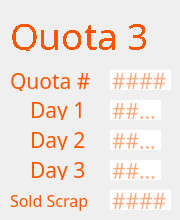
     <widget class="QWidget" name="page_3">
      <widget class="QLineEdit" name="q3d3">
       <property name="geometry">
        <rect>
         <x>110</x>
         <y>160</y>
         <width>51</width>
         <height>20</height>
        </rect>
       </property>
       <property name="font">
        <font>
         <family>IBM 3270</family>
         <pointsize>16</pointsize>
        </font>
       </property>
       <property name="styleSheet">
        <string notr="true">color: rgb(253, 85, 0);
                                    border: none;</string>
       </property>
       <property name="maxLength">
        <number>4</number>
       </property>
       <property name="placeholderText">
        <string>####</string>
       </property>
      </widget>
      <widget class="QLabel" name="label_16">
       <property name="geometry">
        <rect>
         <x>30</x>
         <y>100</y>
         <width>61</width>
         <height>20</height>
        </rect>
       </property>
       <property name="font">
        <font>
         <family>IBM 3270</family>
         <pointsize>16</pointsize>
        </font>
       </property>
       <property name="styleSheet">
        <string notr="true">color: rgb(253, 85, 0);
                                    border: none;</string>
       </property>
       <property name="text">
        <string>Day 1</string>
       </property>
      </widget>
      <widget class="QLabel" name="label_18">
       <property name="geometry">
        <rect>
         <x>30</x>
         <y>130</y>
         <width>61</width>
         <height>20</height>
        </rect>
       </property>
       <property name="font">
        <font>
         <family>IBM 3270</family>
         <pointsize>16</pointsize>
        </font>
       </property>
       <property name="styleSheet">
        <string notr="true">color: rgb(253, 85, 0);
                                    border: none;</string>
       </property>
       <property name="text">
        <string>Day 2</string>
       </property>
      </widget>
      <widget class="QLabel" name="label_14">
       <property name="geometry">
        <rect>
         <x>30</x>
         <y>160</y>
         <width>61</width>
         <height>20</height>
        </rect>
       </property>
       <property name="font">
        <font>
         <family>IBM 3270</family>
         <pointsize>16</pointsize>
        </font>
       </property>
       <property name="styleSheet">
        <string notr="true">color: rgb(253, 85, 0);
                                    border: none;</string>
       </property>
       <property name="text">
        <string>Day 3</string>
       </property>
      </widget>
      <widget class="QLineEdit" name="q3d2">
       <property name="geometry">
        <rect>
         <x>110</x>
         <y>130</y>
         <width>51</width>
         <height>20</height>
        </rect>
       </property>
       <property name="font">
        <font>
         <family>IBM 3270</family>
         <pointsize>16</pointsize>
        </font>
       </property>
       <property name="styleSheet">
        <string notr="true">color: rgb(253, 85, 0);
                                    border: none;</string>
       </property>
       <property name="maxLength">
        <number>4</number>
       </property>
       <property name="placeholderText">
        <string>####</string>
       </property>
      </widget>
      <widget class="QLineEdit" name="q3d1">
       <property name="geometry">
        <rect>
         <x>110</x>
         <y>100</y>
         <width>51</width>
         <height>20</height>
        </rect>
       </property>
       <property name="font">
        <font>
         <family>IBM 3270</family>
         <pointsize>16</pointsize>
         <weight>50</weight>
         <bold>false</bold>
        </font>
       </property>
       <property name="styleSheet">
        <string notr="true">color: rgb(253, 85, 0);
                                    border: none;</string>
       </property>
       <property name="inputMethodHints">
        <set>Qt::ImhNone</set>
       </property>
       <property name="text">
        <string/>
       </property>
       <property name="maxLength">
        <number>4</number>
       </property>
       <property name="readOnly">
        <bool>false</bool>
       </property>
       <property name="placeholderText">
        <string>####</string>
       </property>
      </widget>
      <widget class="QLabel" name="label_17">
       <property name="geometry">
        <rect>
         <x>10</x>
         <y>70</y>
         <width>81</width>
         <height>21</height>
        </rect>
       </property>
       <property name="font">
        <font>
         <family>IBM 3270</family>
         <pointsize>16</pointsize>
        </font>
       </property>
       <property name="styleSheet">
        <string notr="true">color: rgb(253, 85, 0);</string>
       </property>
       <property name="text">
        <string>Quota #</string>
       </property>
      </widget>
      <widget class="QLabel" name="label_19">
       <property name="geometry">
        <rect>
         <x>10</x>
         <y>10</y>
         <width>151</width>
         <height>41</height>
        </rect>
       </property>
       <property name="sizePolicy">
        <sizepolicy hsizetype="Fixed" vsizetype="Fixed">
         <horstretch>0</horstretch>
         <verstretch>0</verstretch>
        </sizepolicy>
       </property>
       <property name="font">
        <font>
         <family>IBM 3270</family>
         <pointsize>24</pointsize>
         <weight>50</weight>
         <italic>false</italic>
         <bold>false</bold>
         <stylestrategy>NoAntialias</stylestrategy>
        </font>
       </property>
       <property name="styleSheet">
        <string notr="true">font: 24pt &quot;IBM 3270&quot;;
                                    color: rgb(253, 85, 0);</string>
       </property>
       <property name="text">
        <string>&lt;html&gt;&lt;head/&gt;&lt;body&gt;&lt;p&gt;&lt;span
                                    style=&quot; font-size:28pt;&quot;&gt;Quota
                                    3&lt;/span&gt;&lt;/p&gt;&lt;/body&gt;&lt;/html&gt;</string>
       </property>
      </widget>
      <widget class="QLineEdit" name="q3">
       <property name="geometry">
        <rect>
         <x>110</x>
         <y>70</y>
         <width>61</width>
         <height>20</height>
        </rect>
       </property>
       <property name="font">
        <font>
         <family>IBM 3270</family>
         <pointsize>16</pointsize>
        </font>
       </property>
       <property name="styleSheet">
        <string notr="true">color: rgb(253, 85, 0);
                                    border: none;</string>
       </property>
       <property name="text">
        <string/>
       </property>
       <property name="maxLength">
        <number>5</number>
       </property>
       <property name="readOnly">
        <bool>false</bool>
       </property>
       <property name="placeholderText">
        <string>####</string>
       </property>
      </widget>
      <widget class="QLabel" name="label_15">
       <property name="geometry">
        <rect>
         <x>10</x>
         <y>190</y>
         <width>91</width>
         <height>21</height>
        </rect>
       </property>
       <property name="font">
        <font>
         <family>IBM 3270</family>
         <pointsize>12</pointsize>
        </font>
       </property>
       <property name="styleSheet">
        <string notr="true">color: rgb(253, 85, 0);
                                    border: none;</string>
       </property>
       <property name="text">
        <string>Sold Scrap</string>
       </property>
      </widget>
      <widget class="QLineEdit" name="q3sold">
       <property name="geometry">
        <rect>
         <x>110</x>
         <y>190</y>
         <width>61</width>
         <height>20</height>
        </rect>
       </property>
       <property name="font">
        <font>
         <family>IBM 3270</family>
         <pointsize>16</pointsize>
        </font>
       </property>
       <property name="styleSheet">
        <string notr="true">color: rgb(253, 85, 0);
                                    border: none;</string>
       </property>
       <property name="maxLength">
        <number>5</number>
       </property>
       <property name="placeholderText">
        <string>####</string>
       </property>
      </widget>
     </widget>
